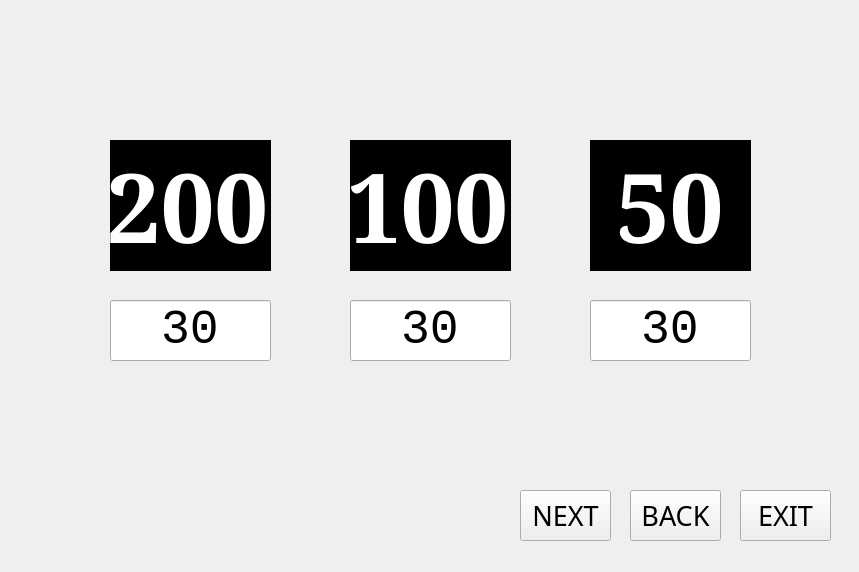
<?xml version="1.0" encoding="UTF-8"?>
<ui version="4.0">
 <class>depositeForm</class>
 <widget class="QWidget" name="depositeForm">
  <property name="geometry">
   <rect>
    <x>0</x>
    <y>0</y>
    <width>859</width>
    <height>572</height>
   </rect>
  </property>
  <property name="sizePolicy">
   <sizepolicy hsizetype="Fixed" vsizetype="Fixed">
    <horstretch>0</horstretch>
    <verstretch>0</verstretch>
   </sizepolicy>
  </property>
  <property name="minimumSize">
   <size>
    <width>859</width>
    <height>572</height>
   </size>
  </property>
  <property name="maximumSize">
   <size>
    <width>859</width>
    <height>572</height>
   </size>
  </property>
  <property name="windowTitle">
   <string>VisionBank ATM</string>
  </property>
  <property name="windowIcon">
   <iconset>
    <normaloff>python.png</normaloff>python.png</iconset>
  </property>
  <widget class="QLineEdit" name="lineEdit">
   <property name="geometry">
    <rect>
     <x>590</x>
     <y>140</y>
     <width>161</width>
     <height>131</height>
    </rect>
   </property>
   <property name="font">
    <font>
     <family>SimSun</family>
     <pointsize>72</pointsize>
     <weight>75</weight>
     <bold>true</bold>
    </font>
   </property>
   <property name="autoFillBackground">
    <bool>false</bool>
   </property>
   <property name="styleSheet">
    <string notr="true">color: rgb(255, 255, 255);
background-color:rgb(0,0,0);</string>
   </property>
   <property name="text">
    <string>50</string>
   </property>
   <property name="frame">
    <bool>false</bool>
   </property>
   <property name="alignment">
    <set>Qt::AlignCenter</set>
   </property>
   <property name="readOnly">
    <bool>true</bool>
   </property>
  </widget>
  <widget class="QLineEdit" name="lineEdit_2">
   <property name="geometry">
    <rect>
     <x>350</x>
     <y>140</y>
     <width>161</width>
     <height>131</height>
    </rect>
   </property>
   <property name="font">
    <font>
     <family>SimSun</family>
     <pointsize>72</pointsize>
     <weight>75</weight>
     <bold>true</bold>
    </font>
   </property>
   <property name="styleSheet">
    <string notr="true">background-color:black;
color:white
</string>
   </property>
   <property name="text">
    <string>100</string>
   </property>
   <property name="frame">
    <bool>false</bool>
   </property>
   <property name="alignment">
    <set>Qt::AlignCenter</set>
   </property>
   <property name="readOnly">
    <bool>true</bool>
   </property>
  </widget>
  <widget class="QLineEdit" name="lineEdit_3">
   <property name="geometry">
    <rect>
     <x>110</x>
     <y>140</y>
     <width>161</width>
     <height>131</height>
    </rect>
   </property>
   <property name="font">
    <font>
     <family>SimSun</family>
     <pointsize>72</pointsize>
     <weight>75</weight>
     <bold>true</bold>
    </font>
   </property>
   <property name="styleSheet">
    <string notr="true">background-color:black;
color:white
</string>
   </property>
   <property name="text">
    <string>200</string>
   </property>
   <property name="frame">
    <bool>false</bool>
   </property>
   <property name="alignment">
    <set>Qt::AlignCenter</set>
   </property>
   <property name="readOnly">
    <bool>true</bool>
   </property>
  </widget>
  <widget class="QLineEdit" name="twoHunTxt">
   <property name="geometry">
    <rect>
     <x>110</x>
     <y>300</y>
     <width>161</width>
     <height>61</height>
    </rect>
   </property>
   <property name="font">
    <font>
     <family>Lucida Console</family>
     <pointsize>36</pointsize>
    </font>
   </property>
   <property name="text">
    <string>30</string>
   </property>
   <property name="maxLength">
    <number>2</number>
   </property>
   <property name="alignment">
    <set>Qt::AlignCenter</set>
   </property>
  </widget>
  <widget class="QLineEdit" name="hunTxt">
   <property name="geometry">
    <rect>
     <x>350</x>
     <y>300</y>
     <width>161</width>
     <height>61</height>
    </rect>
   </property>
   <property name="font">
    <font>
     <family>Lucida Console</family>
     <pointsize>36</pointsize>
    </font>
   </property>
   <property name="text">
    <string>30</string>
   </property>
   <property name="maxLength">
    <number>2</number>
   </property>
   <property name="alignment">
    <set>Qt::AlignCenter</set>
   </property>
  </widget>
  <widget class="QLineEdit" name="fiftyTxt">
   <property name="geometry">
    <rect>
     <x>590</x>
     <y>300</y>
     <width>161</width>
     <height>61</height>
    </rect>
   </property>
   <property name="font">
    <font>
     <family>Lucida Console</family>
     <pointsize>36</pointsize>
    </font>
   </property>
   <property name="text">
    <string>30</string>
   </property>
   <property name="maxLength">
    <number>2</number>
   </property>
   <property name="alignment">
    <set>Qt::AlignCenter</set>
   </property>
  </widget>
  <widget class="QPushButton" name="exitBtn">
   <property name="geometry">
    <rect>
     <x>740</x>
     <y>490</y>
     <width>91</width>
     <height>51</height>
    </rect>
   </property>
   <property name="font">
    <font>
     <family>Yoxall</family>
     <pointsize>20</pointsize>
     <weight>50</weight>
     <bold>false</bold>
    </font>
   </property>
   <property name="text">
    <string>EXIT</string>
   </property>
  </widget>
  <widget class="QPushButton" name="backBtn">
   <property name="geometry">
    <rect>
     <x>630</x>
     <y>490</y>
     <width>91</width>
     <height>51</height>
    </rect>
   </property>
   <property name="font">
    <font>
     <family>Yoxall</family>
     <pointsize>20</pointsize>
     <weight>50</weight>
     <bold>false</bold>
    </font>
   </property>
   <property name="text">
    <string>BACK</string>
   </property>
  </widget>
  <widget class="QPushButton" name="nextBtn">
   <property name="geometry">
    <rect>
     <x>520</x>
     <y>490</y>
     <width>91</width>
     <height>51</height>
    </rect>
   </property>
   <property name="font">
    <font>
     <family>Yoxall</family>
     <pointsize>20</pointsize>
     <weight>50</weight>
     <bold>false</bold>
    </font>
   </property>
   <property name="text">
    <string>NEXT</string>
   </property>
  </widget>
 </widget>
 <resources/>
 <connections/>
</ui>
